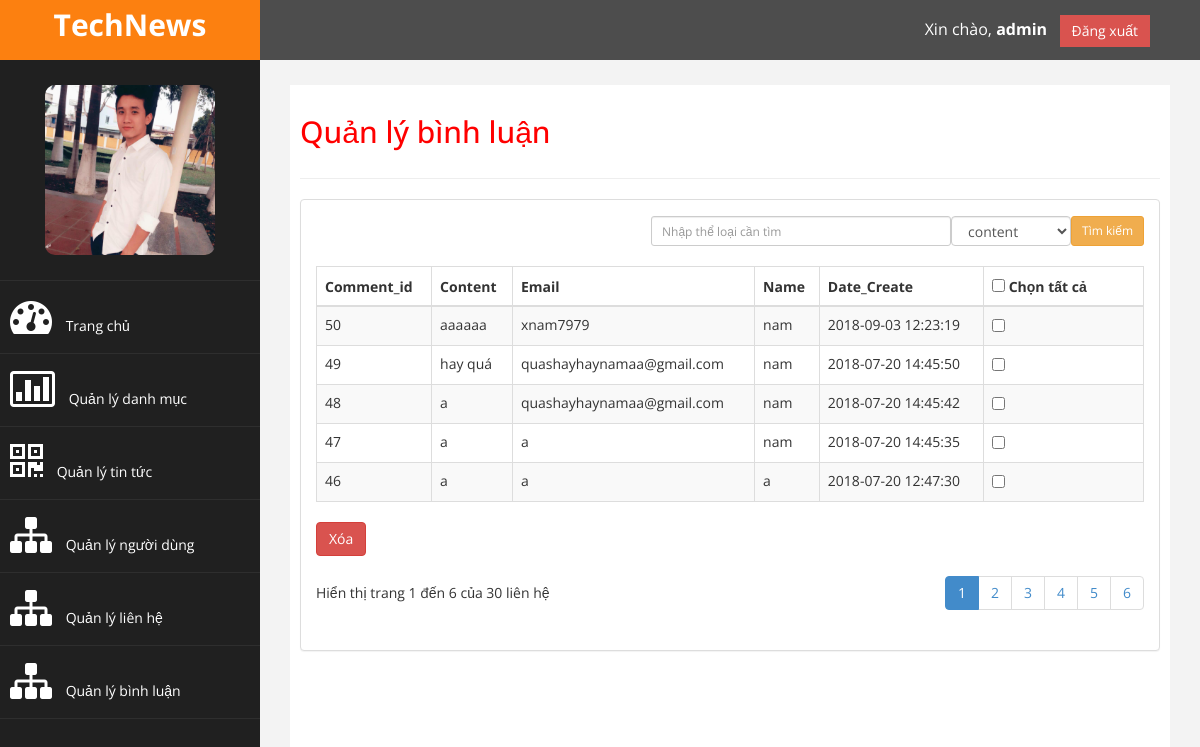
/admin/comment/index.php (signed in), run on the app's committed database.
### tables this page shows
CREATE TABLE `comment` (
  `comment_id` int(10) NOT NULL,
  `content` varchar(150) NOT NULL,
  `email` varchar(50) NOT NULL,
  `name` varchar(50) NOT NULL,
  `user_id` int(10) NOT NULL,
  `date_create` datetime NOT NULL,
  `parent_id` int(1) NOT NULL,
  `news_id` int(10) NOT NULL
);

### admin/comment/index.php (the view, shortened to what this page needs)
<?php require_once $_SERVER['DOCUMENT_ROOT'].'/templates/admin/inc/header.php'; ?>
<?php require_once $_SERVER['DOCUMENT_ROOT'].'/templates/admin/inc/leftbar.php'; ?>
<?php
   $queryTSD = "SELECT COUNT(*) AS TSD FROM comment";
   $resultTSD = $mysqli->query($queryTSD);
   $arTmp = mysqli_fetch_assoc($resultTSD);
   $tongSoDong = $arTmp['TSD'];
   $row_count = ROW_COUNT;
   $tongSoTrang = ceil($tongSoDong/$row_count);
   $current_page = 1;
   $offset = ($current_page - 1) * $row_count;
   ?>
<div id="page-wrapper">
   <div id="page-inner">
      <div class="row">
         <div class="col-md-12">
            <h2>Quản lý bình luận</h2>
         </div>
      </div>
      <hr/>
      <div class="row">
         <div class="col-md-12">
            <div class="panel panel-default">
               <div class="panel-body">
                  <div class="table-responsive">
                     <div class="row">
                        <div class="col-sm-6">
                        </div>
                        <div class="col-sm-6" style="text-align: right;width:100%">
                           <form method="POST" action="">
                              <input type="submit" name="ok" value="Tìm kiếm" class="btn btn-warning btn-sm" style="float:right"/>
                              <select class="form-control" name="danhmuc" style="float:right;width:120px;height:30px">
                                 <option value="content" selected>content</option>
                              </select>
                              <input type="search" name="search" class="form-control input-sm" placeholder="Nhập thể loại cần tìm" style="float:right; width: 300px;"/>
                           </form>
                           <br/>
                        </div>
                     </div>
                     <form method="post" action="" id="frm">
                        <table class="table table-striped table-bordered table-hover" id="dataTables-example">
                           <thead>
                              <tr>
                                 <th>Comment_id</th>
                                 <th>Content</th>
                                 <th>Email</th>
                                 <th>Name</th>
                                 <th>Date_Create</th>
                                 <th width="160px"><input type="checkbox" id="checkAl"> Chọn tất cả </th>
                              </tr>
                           </thead>
                           <tbody>
                              <?php
                                 $queryDM = "";
                                 if(isset($_POST['ok'])) {
                                 	$search = addslashes($_POST['search']);
                                 	$tenNguoiDung = $_POST['search'];
                                 	$danhmuc = $_POST['danhmuc'];
                                 	$queryDM = "SELECT * FROM comment WHERE $danhmuc LIKE N'%{$tenNguoiDung}%' LIMIT {$offset},{$row_count}";
                                 	$result = $mysqli->query($queryDM);
                                 	 $num = mysqli_num_rows($result);
                                 		if ($num > 0 && $search != "")
                                 		{
                                 		?>
                              <font size="3" color="red">
                              <?php
                                 echo "$num ket qua tra ve voi tu khoa <b>$search</b> trong <b>$search</b>";
                                 ?>
                              </font>
                              <?php
                                 }
                                 }else{
                                 $queryDM = "SELECT * FROM comment order by comment_id DESC LIMIT {$offset},{$row_count}";
                                 }
                                 $resultDM = $mysqli->query($queryDM);
                                 while($row = mysqli_fetch_assoc($resultDM)) {
                                 $id = $row['comment_id'];
                                 $content = $row['content'];
                                 $email = $row['email'];
                                 $name = $row['name'];
                                 $date_create = $row['date_create'];
                                 ?>
                              <tr class="gradeX">
                                 <td><?php echo $id ?></td>
                                 <td><?php echo $content ?></td>
                                 <td><?php echo $email ?></td>
                                 <td><?php echo $name ?></td>
                                 <td><?php echo $date_create ?></td>
                                 <td class="center">
                                    <input type="checkbox" id="checkItem" name="check[]" value="<?php echo $id ?>">
                                 </td>
                              </tr>
                              <?php
                                 } ?>
                           </tbody>
                        </table>
                        <button type="submit" onclick="return confirm('Bạn có muốn xóa?')" class="btn btn-danger" name="save">Xóa</button>
                     </form>
                  </div>
                  <div class="row">
                     <div class="col-sm-6">
                        <div class="dataTables_info" id="dataTables-example_info" style="margin-top:27px">Hiển thị trang <?php echo $current_page; ?> đến <?php echo $tongSoTrang ?> của <?php echo $tongSoDong ?> liên hệ</div>
                     </div>
                     <div class="col-sm-6" style="text-align: right;">
                        <div class="dataTables_paginate paging_simple_numbers" id="dataTables-example_paginate">
                           <ul class="pagination">
                              <?php
                                 for($i = 1; $i <= $tongSoTrang; $i++) {
                                  $active = '';
                                  if($i == $current_page) {
                                 	 $active = 'active';
                                  }
                                 ?>
                              <li class="paginate_button <?php echo $active ?>" ><a href="index.php?tab=6&page=<?php echo $i; ?>"><?php echo $i; ?></a></li>
                              <?php
                                 }
                                 ?>
                           </ul>
                        </div>
                     </div>
                  </div>
               </div>
            </div>
         </div>
      </div>
   </div>
</div>
<?php require_once $_SERVER['DOCUMENT_ROOT'].'/templates/admin/inc/footer.php'; ?>

### templates/admin/assets/css/custom.css (style rules this page uses)
body { font-family: 'Open Sans', sans-serif; }
#page-wrapper { padding: 15px 15px; min-height: 600px; background:#F3F3F3; }
#page-inner { width:100%; margin:10px 20px 10px 0px; background-color:#fff!important; padding:10px; min-height:1200px; }
h2 { color: #f00; }
@media (min-width:768px) { #page-wrapper { margin: 0 0 0 260px; padding: 15px 30px; min-height: 1200px; } }

### data on the page
comment: comment_id "50", content "aaaaaa", email "xnam7979", name "nam", date_create "2018-09-03 12:23:19"
comment: comment_id "49", content "hay quá", email "quashayhaynamaa@gmail.com", name "nam", date_create "2018-07-20 14:45:50"
comment: comment_id "48", content "a", email "quashayhaynamaa@gmail.com", name "nam", date_create "2018-07-20 14:45:42"
comment: comment_id "47", content "a", email "a", name "nam", date_create "2018-07-20 14:45:35"
comment: comment_id "46", content "a", email "a", name "a", date_create "2018-07-20 12:47:30"

### other printed values
$name "admin"
$current_page "1"
$tongSoTrang "6"
$tongSoDong "30"
